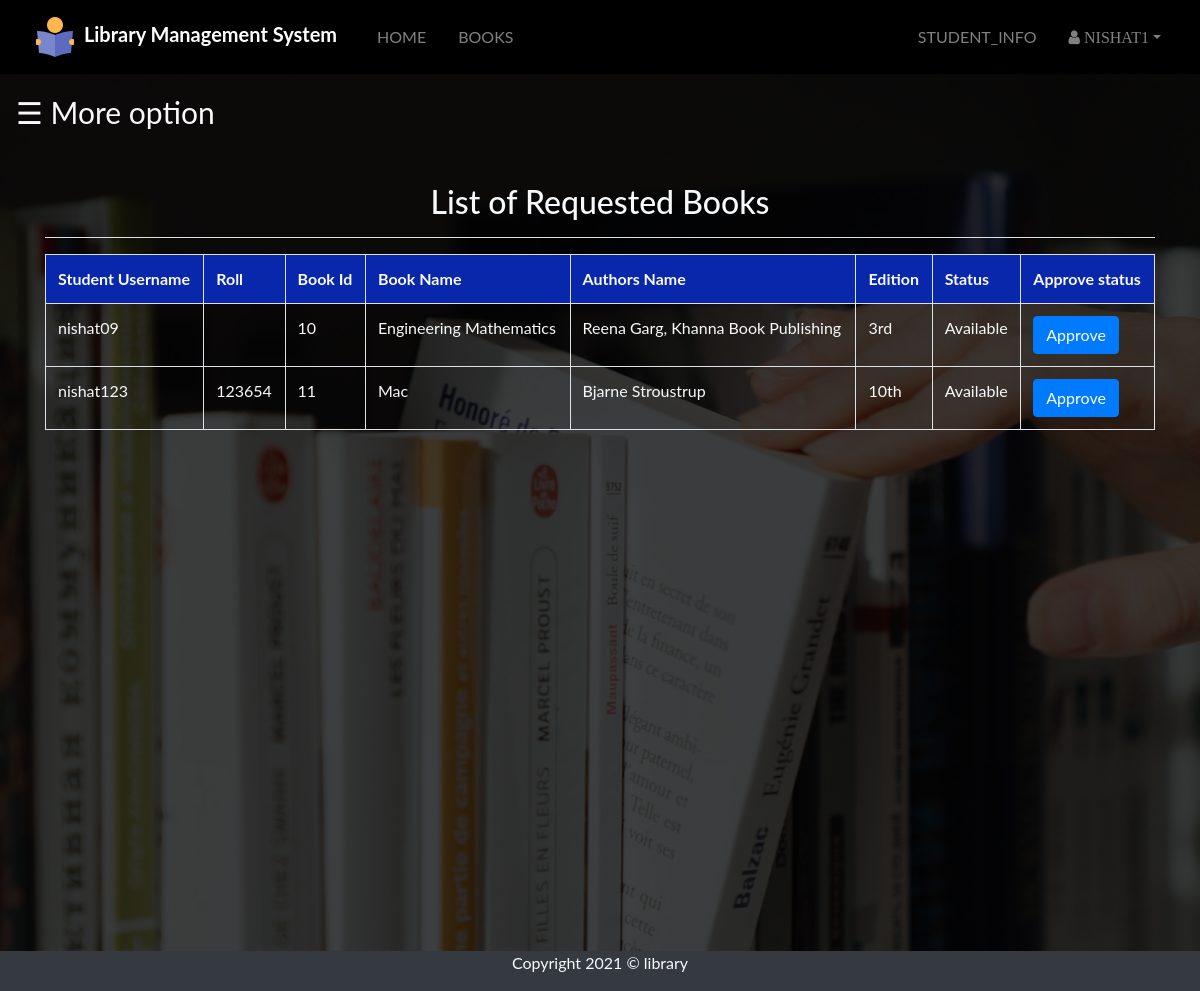
The page /admin/book_request.php (signed in) on the database its author committed.
### tables this page shows
CREATE TABLE `student` (
  `id` int(11) NOT NULL,
  `f_name` varchar(100) NOT NULL,
  `l_name` varchar(100) NOT NULL,
  `department` varchar(50) NOT NULL,
  `session_year` varchar(10) NOT NULL,
  `roll` varchar(50) NOT NULL,
  `username` varchar(50) NOT NULL,
  `email` varchar(50) NOT NULL,
  `password` varchar(30) NOT NULL,
  `contract` decimal(11,0) NOT NULL,
  `pic` varchar(255) NOT NULL DEFAULT 'pic.jpg'
);

CREATE TABLE `books` (
  `b_id` int(255) NOT NULL,
  `b_name` varchar(100) NOT NULL,
  `authors` varchar(100) NOT NULL,
  `edition` varchar(100) NOT NULL,
  `status` varchar(100) NOT NULL,
  `quantity` int(100) NOT NULL,
  `department` varchar(100) NOT NULL
);

### src/admin/book_request.php (the view, shortened to what this page needs)
<?php
include "navbar.php";
include "link.php";
 ?>
 <!DOCTYPE html>
 <html lang="en" dir="ltr">
   <head>
   </head>
   <body id="book_request">
<div class="darkoverlay text-light" style="
background: rgba(0,0,0,0.7);
top:0;
left:0;
height:100%;
width:100%;
">
       <div id="main">
       <span style="font-size:30px;cursor:pointer" onclick="openNav()" class="sticky-top">&#9776; More option</span>
       <div class="container" style="min-height: 800px;">
         <h2 class="display-5 text-center pt-5">List of Requested Books </h2>
         <hr class="bg-light">
       <?php
       if(isset($_SESSION['admin_login_user']))
       {
         $sql="SELECT student.username,roll,books.b_id,b_name,authors,edition,status from student inner join issue_book ON student.username=issue_book.username inner join books ON issue_book.b_id=books.b_id where issue_book.approve='';";
         $query=mysqli_query($dblink,$sql);
         if(mysqli_num_rows($query)==0)
         {
           echo "<h2 class='display-5 py-5'>";
           echo "There is no pending book request";
           echo "</h2>";
         }
         else{
         echo "<table class='table table-bordered  text-light'>";
           echo "<tr style='background-color:#0827AB;'>";
           echo "<th>"; echo "Student Username"; echo "</th>";
           echo "<th>"; echo "Roll"; echo "</th>";
           echo "<th>"; echo "Book Id"; echo "</th>";
           echo "<th>"; echo "Book Name"; echo "</th>";
           echo "<th>"; echo "Authors Name"; echo "</th>";
           echo "<th>"; echo "Edition"; echo "</th>";
           echo "<th>"; echo "Status"; echo "</th>";
           echo "<th>"; echo "Approve status"; echo "</th>";
           echo "</tr>";
           while($row=mysqli_fetch_assoc($query))
           {
             echo "<tr>";
             echo "<form action='approve.php' method='GET'>";
             ?>
               <td> <input type="hidden" name="hiddenuser" value="<?php echo $row['username'];?>"/> <?php echo $row['username']; ?></td>
          <?php
             echo "<td>";echo $row['roll']; echo "</td>";
             ?>
               <td> <input type="hidden" name="hidden_b_id" value="<?php echo $row['b_id'];?>"/> <?php echo $row['b_id']; ?></td>
          <?php
             echo "<td>";echo $row['b_name']; echo "</td>";
             echo "<td>";echo $row['authors']; echo "</td>";
             echo "<td>";echo $row['edition']; echo "</td>";
             echo "<td>";echo $row['status']; echo "</td>";
             echo "<td>";echo "<button type='submit' class='btn btn-primary d-block '>Approve</button>"; echo "</td>";
             echo "</tr>";
           }
           echo "</table>";
         }
       }
else{
  ?>
  echo "<h2 class='display-5 py-5'>";
  echo "Please login first, then you can see book request Information";
  echo "</h2>";
  <?php
}
       ?>
</div>
</div>
<footer class="bg-dark text-light text-center">
  <div class="container">
    <div class="row">
      <div class="col">
        <p>Copyright 2021 &copy; library</p>
      </div>
    </div>
  </div>
</footer>
   </body>
 </html>

### src/admin/book_request.php (style rules this page uses)
body { font-family: "Lato", sans-serif; background: url('../img/requestbg.jpg'); background-repeat: no-repeat; background-size: cover; background-attachment: fixed; background-position: center; min-height: 800px; }
#main { transition: margin-left .5s; padding: 16px; }

### rows shown on the page
student: username "nishat09", books.b_id "10", books.b_name "Engineering Mathematics", books.authors "Reena Garg, Khanna Book Publishing", books.edition "3rd", books.status "Available"
student: username "nishat123", roll "123654", books.b_id "11", books.b_name "Mac", books.authors "Bjarne Stroustrup", books.edition "10th", books.status "Available"

### other values the page prints
$_SESSION['admin_login_user'] "NISHAT1"
